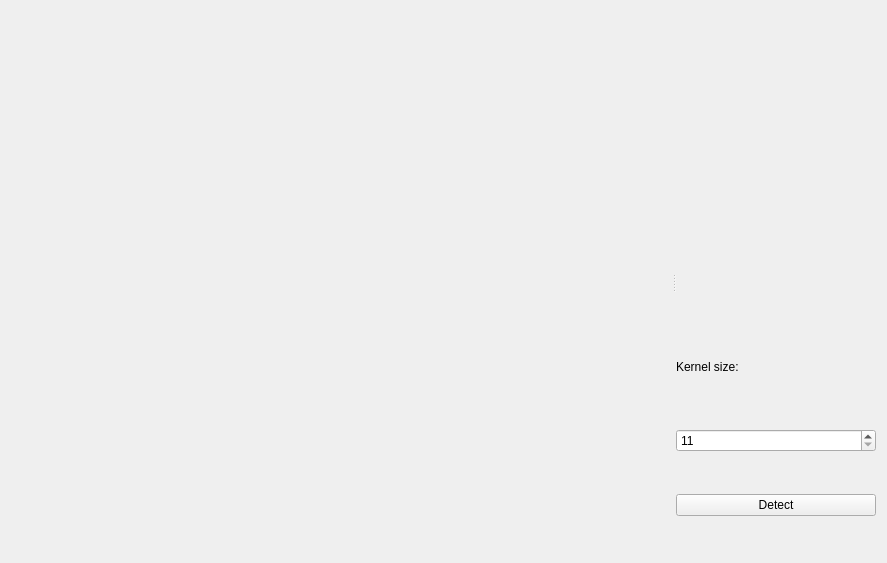
<?xml version="1.0" encoding="UTF-8"?>
<ui version="4.0">
 <class>Form</class>
 <widget class="QWidget" name="Form">
  <property name="geometry">
   <rect>
    <x>0</x>
    <y>0</y>
    <width>887</width>
    <height>563</height>
   </rect>
  </property>
  <property name="windowTitle">
   <string>Form</string>
  </property>
  <layout class="QGridLayout" name="gridLayout">
   <item row="0" column="1">
    <widget class="QSplitter" name="splitter">
     <property name="orientation">
      <enum>Qt::Horizontal</enum>
     </property>
     <widget class="Canvas" name="canvas" native="true"/>
     <widget class="QWidget" name="widget" native="true">
      <property name="sizePolicy">
       <sizepolicy hsizetype="Minimum" vsizetype="Minimum">
        <horstretch>0</horstretch>
        <verstretch>0</verstretch>
       </sizepolicy>
      </property>
      <property name="maximumSize">
       <size>
        <width>200</width>
        <height>16777215</height>
       </size>
      </property>
      <layout class="QGridLayout" name="gridLayout_2">
       <item row="4" column="2">
        <widget class="QPushButton" name="Detect">
         <property name="text">
          <string>Detect</string>
         </property>
        </widget>
       </item>
       <item row="2" column="2">
        <widget class="QLabel" name="kernelLabel">
         <property name="maximumSize">
          <size>
           <width>16777215</width>
           <height>40</height>
          </size>
         </property>
         <property name="text">
          <string>Kernel size:</string>
         </property>
        </widget>
       </item>
       <item row="0" column="2">
        <spacer name="verticalSpacer">
         <property name="orientation">
          <enum>Qt::Vertical</enum>
         </property>
         <property name="sizeType">
          <enum>QSizePolicy::Maximum</enum>
         </property>
         <property name="sizeHint" stdset="0">
          <size>
           <width>20</width>
           <height>300</height>
          </size>
         </property>
        </spacer>
       </item>
       <item row="3" column="2">
        <widget class="QSpinBox" name="KernelSize">
         <property name="minimum">
          <number>11</number>
         </property>
         <property name="maximum">
          <number>30</number>
         </property>
         <property name="singleStep">
          <number>2</number>
         </property>
        </widget>
       </item>
      </layout>
     </widget>
    </widget>
   </item>
  </layout>
 </widget>
 <customwidgets>
  <customwidget>
   <class>Canvas</class>
   <extends>QWidget</extends>
   <header>pcot.ui.canvas</header>
   <container>1</container>
  </customwidget>
 </customwidgets>
 <resources/>
 <connections/>
</ui>
